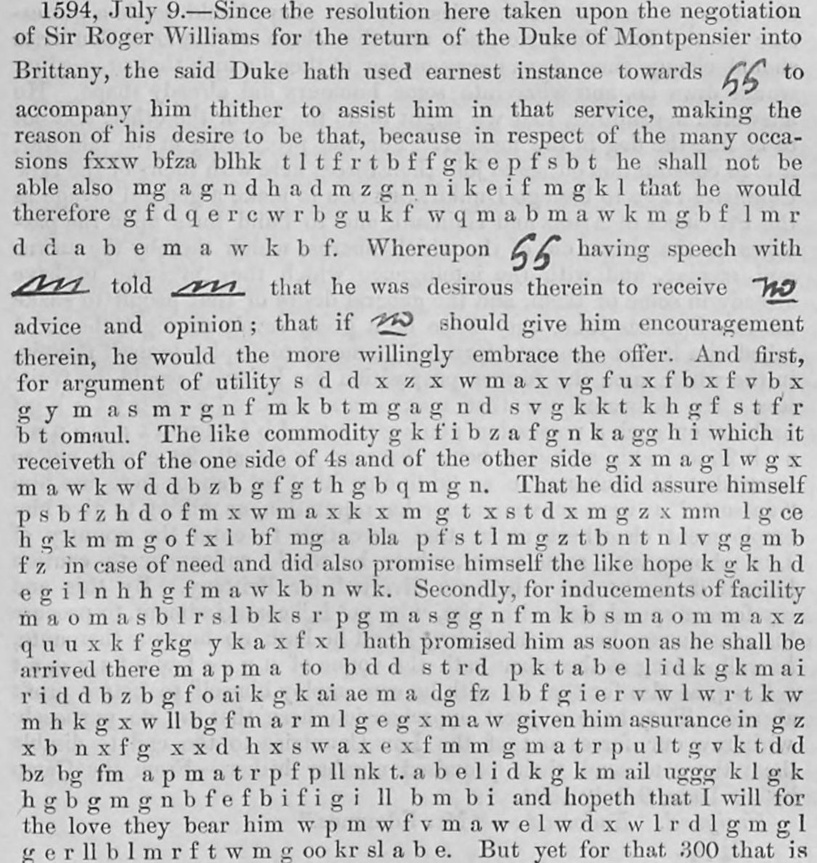
#> input picture targets/edmondes1594/images/p559_cipher.jpg, 817 x 863 px, shrunk from 1125 x 1188 before the run
$ python -i digitscan.py   (imports and definitions only)
#> lines starting #> are read from the running program, lines starting #| are printed output that depends on the picture; after the words box and inside, x2 and y2 are one past the last pixel; in counts of white or black regions, pixels touching at a corner belong together
#> further down, picture is the input picture: shape (863, 817); min 7, max 255, mean 194
"""Digit-run detector used to triage pages for a closer look (not a verdict).
Idea: numerals in these hands are written as separate small glyphs at an even pitch with no word gaps, while the clear
Swedish/French/Italian text is cursive (long joined components separated by word gaps). On a 1200-px spread the
script binarises the page, takes connected components of glyph size, chains components that sit on one baseline with a
gap under ~0.9 glyph height, and scores each chain of narrow, similar-height components. A long chain (>= MINRUN glyphs)
is a candidate digit run. Output: per image, the number of candidate runs, the longest, and their boxes.

python digitscan.py <dir-of-jpgs> [--boxes] | [--tsv out.tsv]  (tsv: image, strict glyphs, longest strict run, relaxed glyphs)"""
import os
import sys

import cv2
import numpy as np

MINRUN = 9


def components(gray):
    g = cv2.GaussianBlur(gray, (3, 3), 0)
    bw = cv2.adaptiveThreshold(g, 255, cv2.ADAPTIVE_THRESH_MEAN_C, cv2.THRESH_BINARY_INV, 31, 15)
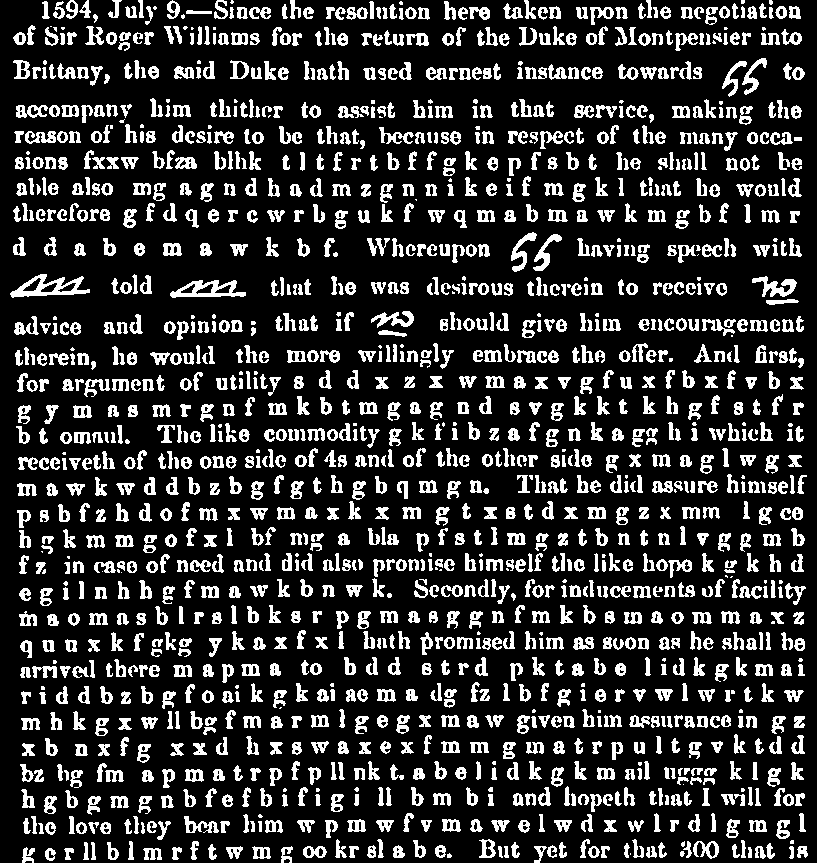
#> bw: shape (863, 817); 19.3% white; 1561 white regions (126 under 20 px), largest, box (x1, y1, x2, y2) and area: (10, 274, 90, 298) 803, (170, 280, 246, 298) 675, (752, 276, 797, 297) 432
    n, lab, st, cen = cv2.connectedComponentsWithStats(bw, 8)
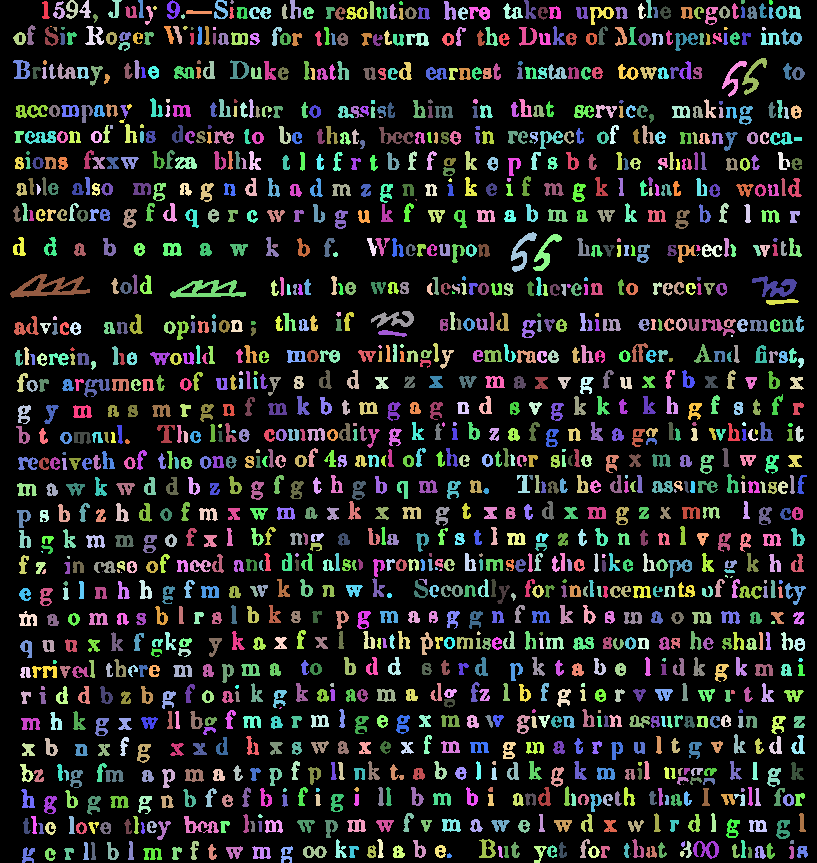
#> lab: shape (863, 817) int32; 1562 distinct labels, from 0 to 1561; one colour per label, 0 black
#> n = 1562; st = 1562 rows, first 6: [0, 0, 817, 863, 568803], [42, 1, 8, 18, 84], [53, 1, 12, 18, 106], [66, 0, 12, 19, 124], [79, 0, 12, 18, 99], [108, 0, 14, 18, 108]; cen = 1562 pairs, first value 16.37 to 801.9, second value 1.4 to 855.4
    out = []
    for k in range(1, n):
        x, y, w, h, a = st[k]
        if 5 <= h <= 30 and 2 <= w <= 40 and a >= 10:
            out.append((x, y, w, h))
#> this loop made 1561 passes
#> after the loop, out = 1442 items, first 6: (42, 1, 8, 18), (53, 1, 12, 18), (66, 0, 12, 19), (79, 0, 12, 18), (108, 0, 14, 18), (138, 0, 6, 18)
    return out


# [90 lines left out: functions runs, score_chain, scan, features, scan_volume, not called in this run]


# [12 lines not run here, left out]

>>> import cv2
>>> picture = cv2.imread('../../targets/edmondes1594/images/p559_cipher.jpg', cv2.IMREAD_GRAYSCALE)
>>> result = components(picture)
#> result has the same summary as out in components
